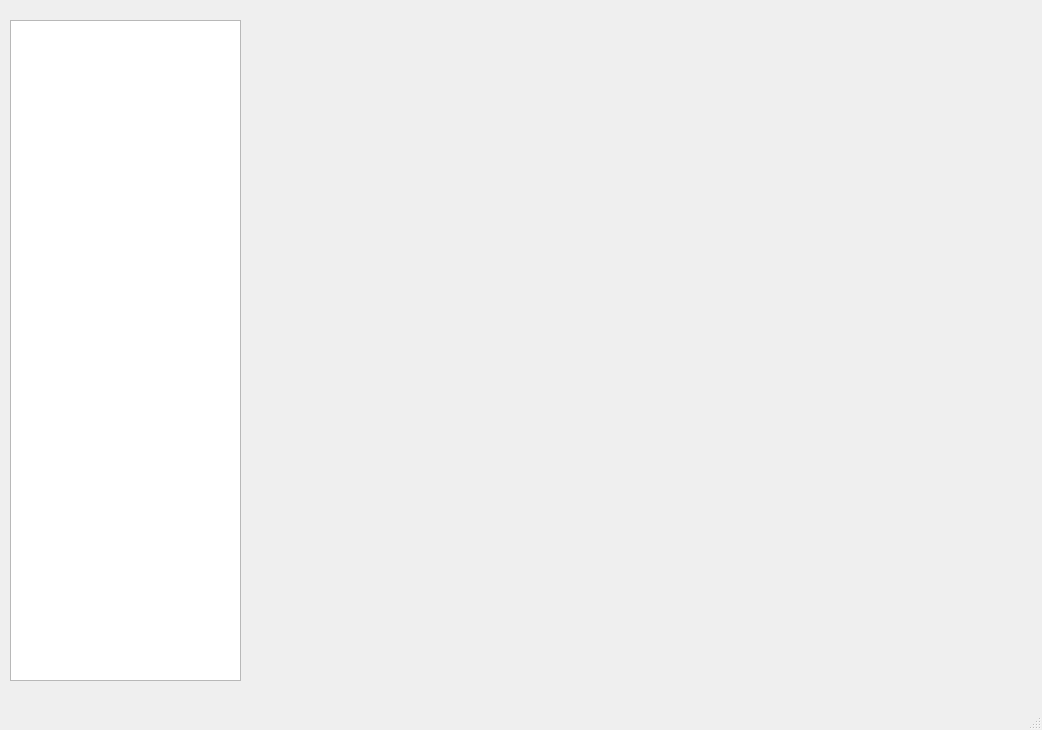
<?xml version="1.0" encoding="UTF-8"?>
<ui version="4.0">
 <class>FriendWindow</class>
 <widget class="QMainWindow" name="FriendWindow">
  <property name="geometry">
   <rect>
    <x>0</x>
    <y>0</y>
    <width>1042</width>
    <height>730</height>
   </rect>
  </property>
  <property name="windowTitle">
   <string>MainWindow</string>
  </property>
  <widget class="QWidget" name="centralwidget">
   <widget class="QListWidget" name="listWidget_friend">
    <property name="geometry">
     <rect>
      <x>10</x>
      <y>20</y>
      <width>231</width>
      <height>661</height>
     </rect>
    </property>
   </widget>
  </widget>
  <widget class="QMenuBar" name="menubar">
   <property name="geometry">
    <rect>
     <x>0</x>
     <y>0</y>
     <width>1042</width>
     <height>26</height>
    </rect>
   </property>
  </widget>
  <widget class="QStatusBar" name="statusbar"/>
 </widget>
 <resources/>
 <connections/>
</ui>
